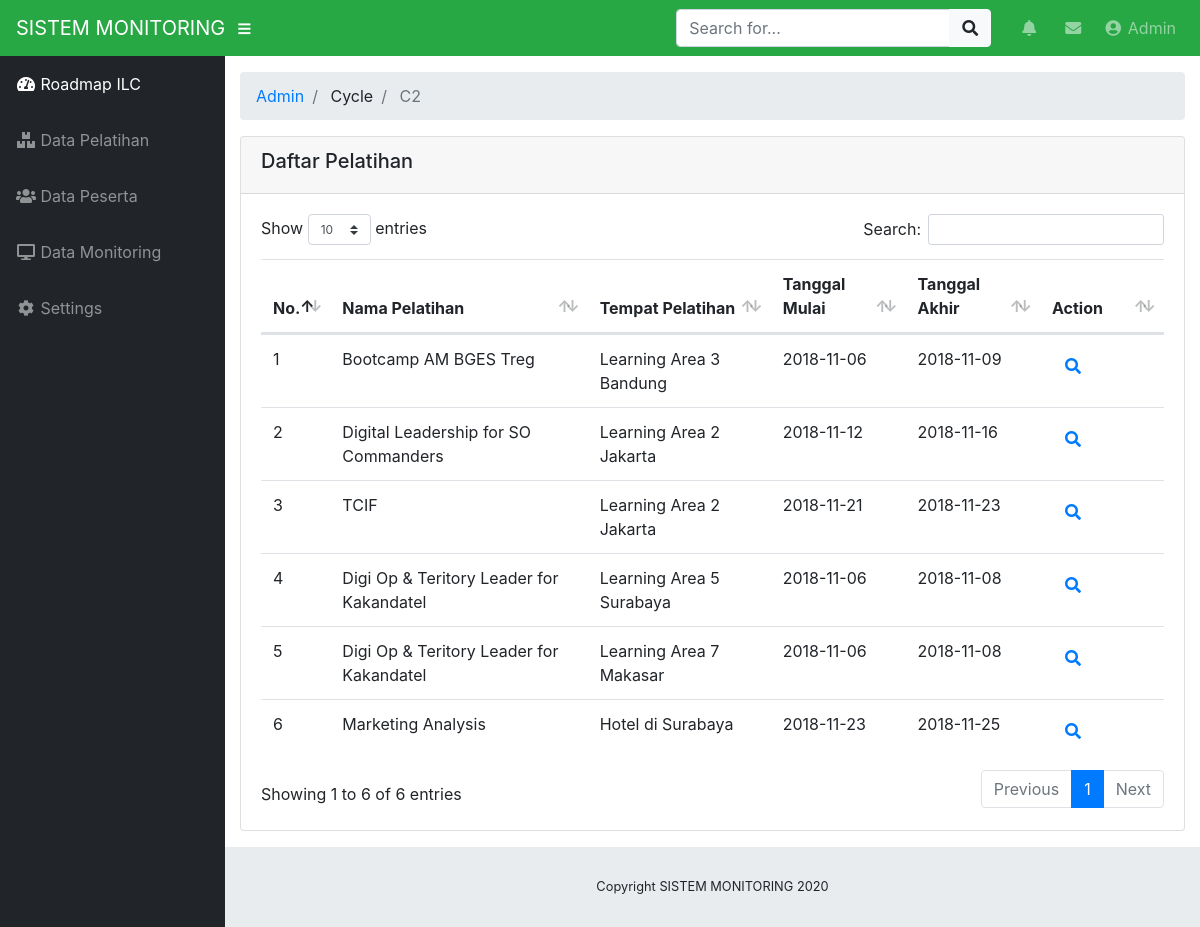
The page /index.php/admin/cycle/c2 on the database its author committed.
### tables this page shows
CREATE TABLE IF NOT EXISTS `pelatihan` (
  `id_pelatihan` int(11) NOT NULL AUTO_INCREMENT,
  `nama_pelatihan` varchar(255) NOT NULL,
  `tempat_pelatihan` varchar(255) NOT NULL,
  `tgl_mulai` date NOT NULL,
  `tgl_akhir` date NOT NULL,
  PRIMARY KEY (`id_pelatihan`)
);

### application/controllers/admin/Cycle.php (called while the page is built, shortened)
<?php defined('BASEPATH') OR exit('No direct script access allowed');
class Cycle extends CI_Controller {
    public function __construct()
    {
        $this->load->model('Monitoring_Model');
        $this->load->model('Pelatihan_Model');
        $this->load->model('Peserta_Model');
		$this->load->library('form_validation');
    }
    public function c2()
	{
        $data['pelatihan'] = $this->Pelatihan_Model->getAll();
        $this->load->view("admin/cycle/cycle2_view", $data);
    }
}
?>

### index.php (called while the page is built, shortened)
<?php
require_once BASEPATH.'core/CodeIgniter.php';

### application/models/Pelatihan_Model.php (called while the page is built, shortened)
<?php defined('BASEPATH') OR exit('No direct script access allowed');
class Pelatihan_model extends CI_Model
{
    public function getAll()
    {
        $results = array();
        $this->db->select('*');
        $this->db->from('pelatihan');
        $query = $this->db->get();
        if($query->num_rows() > 0) {
            $results = $query->result();
        }
        return $results;
    }
}
?>

### application/views/admin/cycle/cycle2_view.php (the view, shortened to what this page needs)
<!DOCTYPE html>
<html lang="en">
<head>
</head>
<body id="page-top">
	<div id="wrapper">
		<div id="content-wrapper">
			<div class="container-fluid">
				<div class="card mb-3">
					<div class="card-header">
						<h5>Daftar Pelatihan</h5>
					</div>
					<div class="card-body">
						<div class="table-responsive">
						<table class="table table-hover" id="dataTable" width="100%" cellspacing="0">
								<thead>
									<tr>
										<th>No.</th>
										<th>Nama Pelatihan</th>
										<th>Tempat Pelatihan</th>
										<th>Tanggal Mulai</th>
										<th>Tanggal Akhir</th>
										<th>Action</th>
									</tr>
								</thead>
								<tbody>
									<?php $id = 1; $i = 1;
									if (!empty($pelatihan)){
									foreach ($pelatihan as $var):
										  ?>
									<tr>
										<?php echo '<td>'.$i.'</td>'; ?>
										<?php echo '<td>'.$var->nama_pelatihan.'</td>'; ?>
										<?php echo '<td>'.$var->tempat_pelatihan.'</td>'; ?>
										<?php echo '<td>'.$var->tgl_mulai.'</td>'; ?>
										<?php echo '<td>'.$var->tgl_akhir.'</td>'; ?>
										<td width="100">
										<a href="<?php echo site_url('admin/cycle/cycle_detail/2/'.$var->id_pelatihan) ?>"
											 class="btn btn-small"><i class="fas fa-search"></i></a>
										</td>
									</tr>
									<?php
									$id=$id+1; $i++;
								endforeach; }
								?>
								</tbody>
							</table>
						</div>
					</div>
				</div>
			</div>
		</div>
	</div>
</body>
</html>

### css/sb-admin.css (style rules this page uses)
html { position: relative; min-height: 100%; }
body { height: 100%; }
#wrapper { display: -webkit-box; display: -ms-flexbox; display: flex; }
#wrapper #content-wrapper { overflow-x: hidden; width: 100%; padding-top: 1rem; padding-bottom: 80px; }
:root { --input-padding-x: 0.75rem; --input-padding-y: 0.75rem; }

### rows shown on the page
pelatihan: nama_pelatihan "Bootcamp AM BGES Treg", tempat_pelatihan "Learning Area 3 Bandung", tgl_mulai "2018-11-06", tgl_akhir "2018-11-09"
pelatihan: nama_pelatihan "Digital Leadership for SO Commanders", tempat_pelatihan "Learning Area 2 Jakarta", tgl_mulai "2018-11-12", tgl_akhir "2018-11-16"
pelatihan: nama_pelatihan "TCIF", tempat_pelatihan "Learning Area 2 Jakarta", tgl_mulai "2018-11-21", tgl_akhir "2018-11-23"
pelatihan: nama_pelatihan "Digi Op & Teritory Leader for Kakandatel", tempat_pelatihan "Learning Area 5 Surabaya", tgl_mulai "2018-11-06", tgl_akhir "2018-11-08"
pelatihan: nama_pelatihan "Digi Op & Teritory Leader for Kakandatel", tempat_pelatihan "Learning Area 7 Makasar", tgl_mulai "2018-11-06", tgl_akhir "2018-11-08"
pelatihan: nama_pelatihan "Marketing Analysis", tempat_pelatihan "Hotel di Surabaya", tgl_mulai "2018-11-23", tgl_akhir "2018-11-25"

### other values the page prints
SITE_NAME "SISTEM MONITORING"
$segment "Admin"
$segment "Cycle"
$segment "C2"
Date('Y') "2020"
